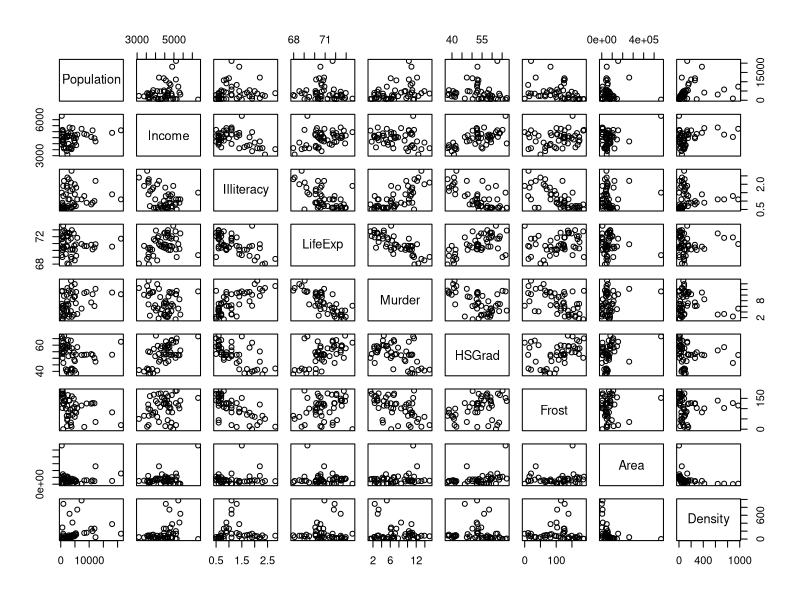

Recreate this plot in R.
st=as.data.frame(state.x77)
View(st)
summary(st)

#rename columns
colnames(st)[4]="LifeExp"
colnames(st)[6]="HSGrad"
#create a new variable as population density
Density=st$Population*1000/st$Area
st=cbind(state.name,st,Density,state.center,state.division,state.region)
colnames(st)[1]="statename"
colnames(st)[13]="division"
colnames(st)[14]="region"
summary(st)

#Q1--------------------------------------
corr=round(cor(st[,2:10]),3)
corr
plot(st[,2:10])

df = as.data.frame(corr)
income_vec = df[2,]
strong_pos = max(income_vec[income_vec != max(income_vec)])
strong_pos
strong_neg = min(income_vec)
strong_neg

#Q2--------------------------------------
# 1. Income is negatively associated with Illiteracy:
#   Negative corelation is strong thus increase in illiteracy will have an reduce income.
# 2. Income is Positively associated with HSGrad:
#   Positive Corelation is Strong thus increase in HSGrad will have an increase in income

#Q3--------------------------------------
m1 = lm(Income~Illiteracy + HSGrad, data = st)
summary(m1)
# 

#Q4-------------------------------------
m2 = lm(Income~Illiteracy + HSGrad + Density, data = st)
summary(m2)

#Q5-------------------------------------
new1=c(1.0,48,100)
new2=c(0.7,50,70)
new3=c(2.0,45,440)
new4=c(1.4,47.5,15)
new=rbind(new1,new2,new3,new4)
rownames(new)=c("state1","state2","state3","state4")
colnames(new)=c("Illiteracy","HSGrad","Density")
new=as.data.frame(new)

inc =predict(m2,new)
predicted_output = cbind(new,inc)
predicted_output




